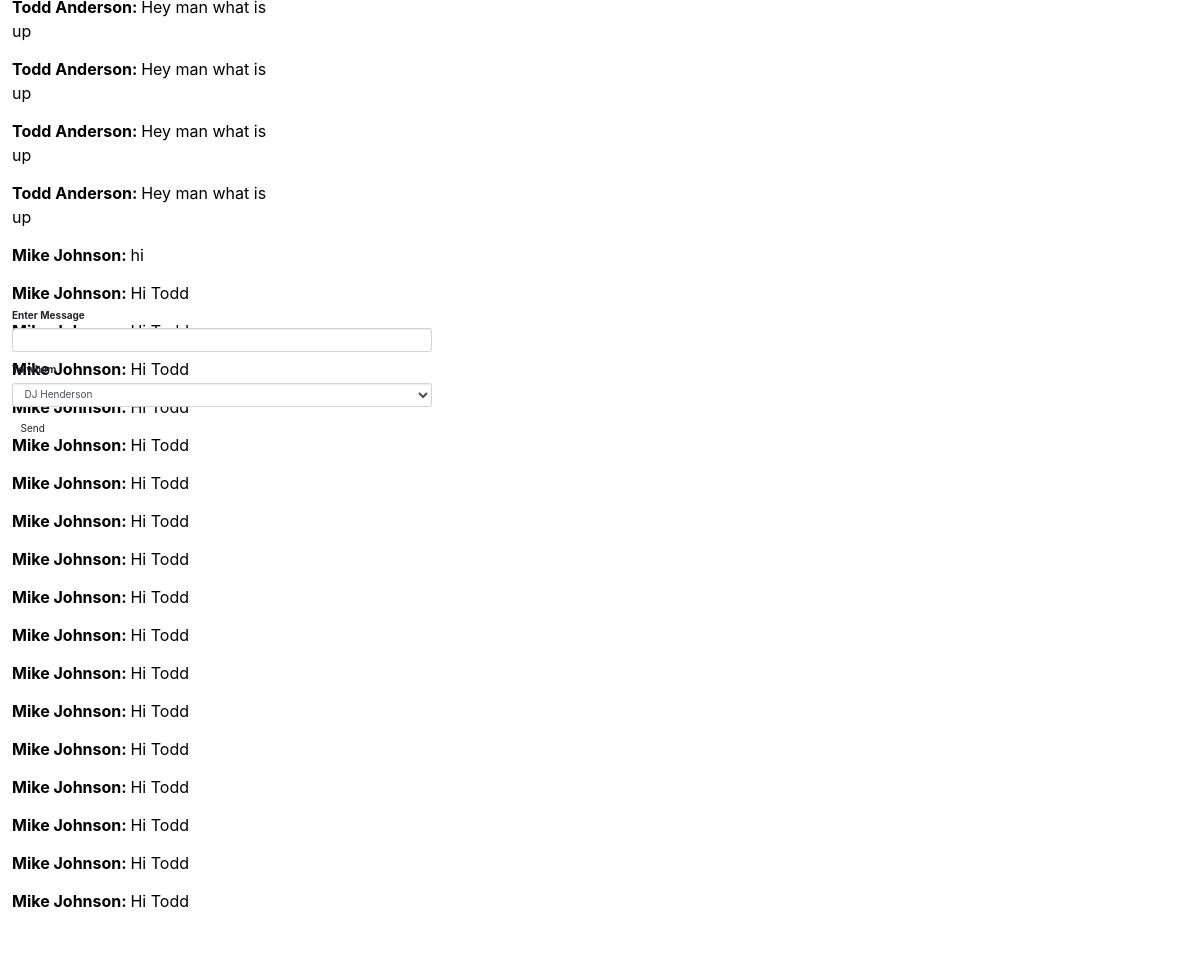
The page /message_room (signed in, lower part) on the database as committed earlier.
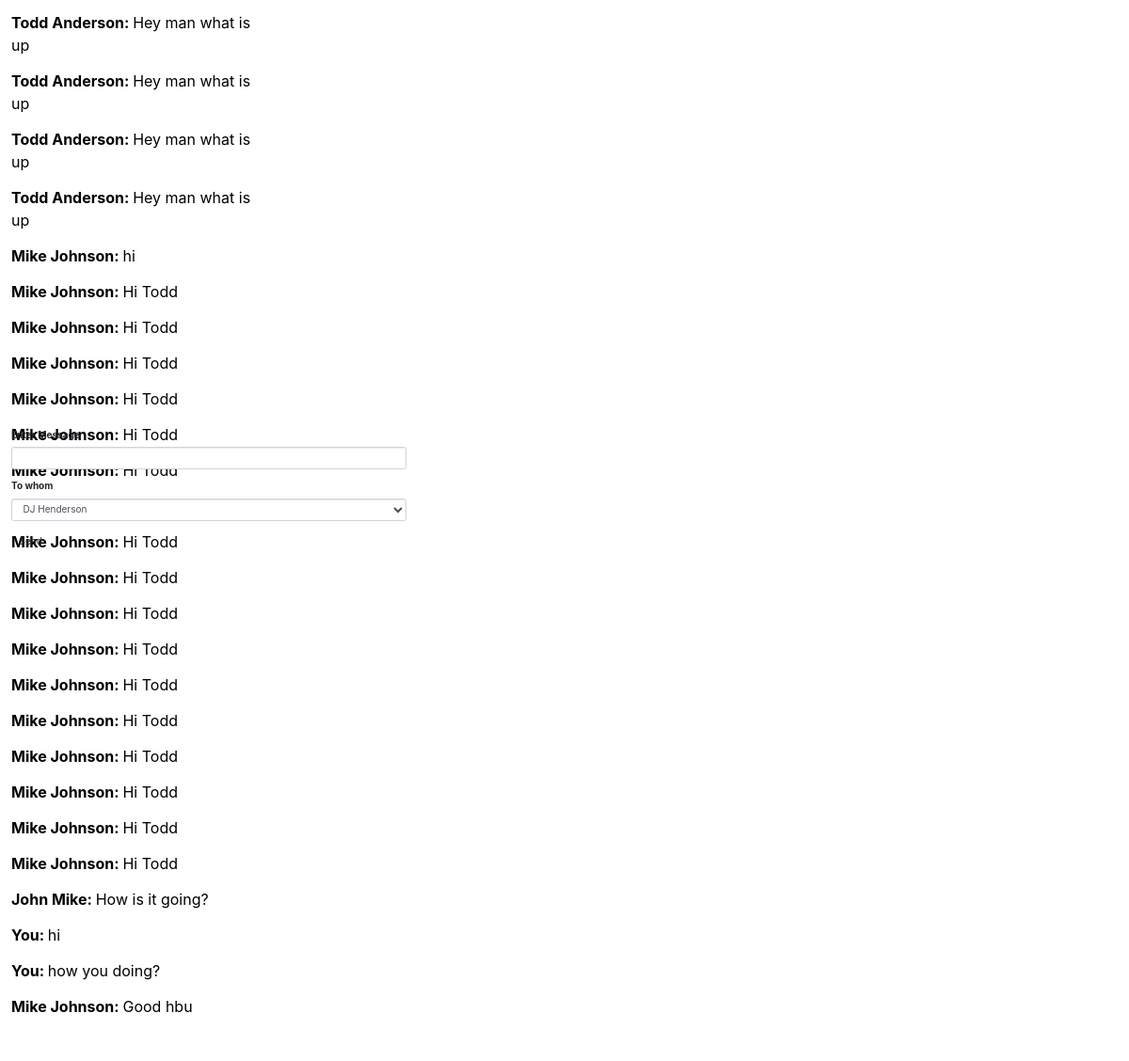
The same page on the database as committed later.
### app/models.py (models this page shows, shortened)
class Message(db.Model):
    MAX_CHARS_IN_MESSAGE = 1000
    id = db.Column(db.Integer, primary_key=True)
    timestamp = db.Column(db.DateTime, index=True, default=datetime.utcnow)
    user_to_id = db.Column(db.Integer, db.ForeignKey('users.id'))
    user_from_id = db.Column(db.Integer, db.ForeignKey('users.id'))
    content = db.Column(db.String(MAX_CHARS_IN_MESSAGE))
    def give_name(self, user_id):
        name = "You"
        if not (self.user_from_id == user_id):
            name = Users.query.get(self.user_from_id).name
        return name

class Users(UserMixin, db.Model):
    NAME_SIZE = 100
    id = db.Column(db.Integer, primary_key=True)
    name = db.Column(db.String(NAME_SIZE), unique=True)
    major = db.Column(db.String(100))
    hall = db.Column(db.String(100))
    password = db.Column(db.String(100))
    messages = db.relationship('Message', lazy='dynamic', primaryjoin="or_(Users.id == Message.user_to_id, Users.id == Message.user_from_id)")

### app/routes.py (the view, shortened to what this page needs)
@app.route('/message_room', methods=["GET", "POST"])
@app.route('/message_room/<current_friend>', methods=["GET", "POST"])
@login_required
def message(current_friend=None):
    if not current_user.is_authenticated:
        return redirect(url_for("login"))
    message_form = MessageForm(choices=current_user.id)
    if current_friend == None:
        return render_template("room.html", messages=Users.query.get(current_user.id).messages, form=message_form)
    else:
        message_form = MessageForm(choices=current_friend)
        return render_template("room.html", messages=Users.giveMessagesFrom(current_user.id, current_friend), form=message_form)

### app/forms.py
class MessageForm(FlaskForm):
    def returnAllUsers():
        users = []
        for user in Users.query.all():
            users.append((user.id, user.name))
        return users
    message = StringField("Enter Message", [DataRequired()])
    choices = SelectField("To whom", choices=returnAllUsers(), render_kw={"onchange" : "test_function()"})
    send = SubmitField("Send", render_kw={"onchange" : "scroll_down()"})

### app/models.py (called while the page is built)
@login.user_loader
def load_user(id):
    return Users.query.get(int(id))

### app/templates/room.html (shortened to what this page needs)
{% extends "base.html" %}
{% block inner_content %}
    <div>
        <div id ="vertical-scrollable">
            <div class="row text-left">
                {% for message in messages %}
                    <div class = "col-sm-8"> <p> <b> {{ message.give_name(current_user.id) }}: </b> {{ message.content }} </p> </div>
                {% endfor %}
            </div>
        </div>
        <div class = "user-message-view">
            <form action="" method="POST", novalidate>
                {{ wtf.quick_form(form) }}
            </form>
        </div>
    </div>
{% endblock %}

### app/templates/base.html (shortened to what this page needs)
{% extends "bootstrap/base.html" %}
{% import "bootstrap/wtf.html" as wtf %}
{% block content %}
    <link rel="stylesheet" href="https://stackpath.bootstrapcdn.com/bootstrap/4.3.1/css/bootstrap.min.css">
    {% block inner_content %}
    {% endblock %}
{% endblock %}

### app/templates/room.html (style rules this page uses)
#vertical-scrollable { position: absolute; top: 10%; bottom: 300px; left: 1%; width: 35%; overflow-y: scroll; }
.user-message-view { position: fixed; left: 1%; width: 35%; bottom: 13vh }

Rows that differ between the two databases and show on the page:
now on this page (row unchanged): Message: give_name "Todd Anderson", content "Hey man what is up"
added Message: give_name "John Mike", content "How is it going?"
added Message: give_name "You", content "hi"
added Message: give_name "You", content "how you doing?"
added Message: give_name "Mike Johnson", content "Good hbu"
